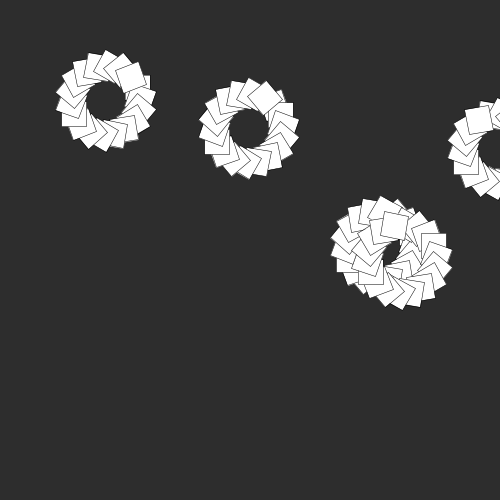
Frame 1 (no input)
Frame 60 (the mouse pressed at the canvas centre just before this capture): identical to frame 1, image omitted
Frame 120 (the mouse held since frame 60 and released just before this capture): identical to frame 1, image omitted

The Processing sketch that drew this single still picture (run headless with seeded random() and noise(); from frame 60 on, the mouse is pressed at the canvas centre):

// Processing sketch: processing_60469
// ── processing_60469.pde

void setup() {
  size(500, 500);
  smooth();
  
}

void draw() {
  background(45);
  
  scale(0.5);

 
 translate(250, 150); 
  rect(0, 0, 50, 50);
  
  rotate( radians(20) ); 
 translate(20, 10);
 rect(0, 0, 50, 50);

  rotate( radians(20) ); 
 translate(20, 10);
 rect(0, 0, 50, 50);
 
   rotate( radians(20) ); 
 translate(20, 10);
 rect(0, 0, 50, 50);

  rotate( radians(20) ); 
 translate(20, 10);
 rect(0, 0, 50, 50);
 
   rotate( radians(20) ); 
 translate(20, 10);
 rect(0, 0, 50, 50);

  rotate( radians(20) ); 
 translate(20, 10);
 rect(0, 0, 50, 50);
 
   rotate( radians(20) ); 
 translate(20, 10);
 rect(0, 0, 50, 50);

  rotate( radians(20) ); 
 translate(20, 10);
 rect(0, 0, 50, 50);
 
   rotate( radians(20) ); 
 translate(20, 10);
 rect(0, 0, 50, 50);

  rotate( radians(20) ); 
 translate(20, 10);
 rect(0, 0, 50, 50);
 
   rotate( radians(20) ); 
 translate(20, 10);
 rect(0, 0, 50, 50);

  rotate( radians(20) ); 
 translate(20, 10);
 rect(0, 0, 50, 50);
 
   rotate( radians(20) ); 
 translate(20, 10);
 rect(0, 0, 50, 50);

  rotate( radians(20) ); 
 translate(20, 10);
 rect(0, 0, 50, 50);
 
   rotate( radians(20) ); 
 translate(20, 10);
 rect(0, 0, 50, 50);

  rotate( radians(20) ); 
 translate(20, 10);
 rect(0, 0, 50, 50);
 
   rotate( radians(20) ); 
 translate(20, 10);
 rect(0, 0, 50, 50);







translate(250, 150); 
  rect(0, 0, 50, 50);
  
  rotate( radians(20) ); 
 translate(20, 10);
 rect(0, 0, 50, 50);

  rotate( radians(20) ); 
 translate(20, 10);
 rect(0, 0, 50, 50);
 
   rotate( radians(20) ); 
 translate(20, 10);
 rect(0, 0, 50, 50);

  rotate( radians(20) ); 
 translate(20, 10);
 rect(0, 0, 50, 50);
 
   rotate( radians(20) ); 
 translate(20, 10);
 rect(0, 0, 50, 50);

  rotate( radians(20) ); 
 translate(20, 10);
 rect(0, 0, 50, 50);
 
   rotate( radians(20) ); 
 translate(20, 10);
 rect(0, 0, 50, 50);

  rotate( radians(20) ); 
 translate(20, 10);
 rect(0, 0, 50, 50);
 
   rotate( radians(20) ); 
 translate(20, 10);
 rect(0, 0, 50, 50);

  rotate( radians(20) ); 
 translate(20, 10);
 rect(0, 0, 50, 50);
 
   rotate( radians(20) ); 
 translate(20, 10);
 rect(0, 0, 50, 50);

  rotate( radians(20) ); 
 translate(20, 10);
 rect(0, 0, 50, 50);
 
   rotate( radians(20) ); 
 translate(20, 10);
 rect(0, 0, 50, 50);

  rotate( radians(20) ); 
 translate(20, 10);
 rect(0, 0, 50, 50);
 
   rotate( radians(20) ); 
 translate(20, 10);
 rect(0, 0, 50, 50);

  rotate( radians(20) ); 
 translate(20, 10);
 rect(0, 0, 50, 50);
 
   rotate( radians(20) ); 
 translate(20, 10);
 rect(0, 0, 50, 50);




translate(50, 350); 
  rect(0, 0, 50, 50);
  
  rotate( radians(20) ); 
 translate(20, 10);
 rect(0, 0, 50, 50);

  rotate( radians(20) ); 
 translate(20, 10);
 rect(0, 0, 50, 50);
 
   rotate( radians(20) ); 
 translate(20, 10);
 rect(0, 0, 50, 50);

  rotate( radians(20) ); 
 translate(20, 10);
 rect(0, 0, 50, 50);
 
   rotate( radians(20) ); 
 translate(20, 10);
 rect(0, 0, 50, 50);

  rotate( radians(20) ); 
 translate(20, 10);
 rect(0, 0, 50, 50);
 
   rotate( radians(20) ); 
 translate(20, 10);
 rect(0, 0, 50, 50);

  rotate( radians(20) ); 
 translate(20, 10);
 rect(0, 0, 50, 50);
 
   rotate( radians(20) ); 
 translate(20, 10);
 rect(0, 0, 50, 50);

  rotate( radians(20) ); 
 translate(20, 10);
 rect(0, 0, 50, 50);
 
   rotate( radians(20) ); 
 translate(20, 10);
 rect(0, 0, 50, 50);

  rotate( radians(20) ); 
 translate(20, 10);
 rect(0, 0, 50, 50);
 
   rotate( radians(20) ); 
 translate(20, 10);
 rect(0, 0, 50, 50);

  rotate( radians(20) ); 
 translate(20, 10);
 rect(0, 0, 50, 50);
 
   rotate( radians(20) ); 
 translate(20, 10);
 rect(0, 0, 50, 50);

  rotate( radians(20) ); 
 translate(20, 10);
 rect(0, 0, 50, 50);
 
   rotate( radians(20) ); 
 translate(20, 10);
 rect(0, 0, 50, 50);



 
 translate(0.05, 50); 
  rect(0, 0, 50, 50);
  
  rotate( radians(20) ); 
 translate(20, 10);
 rect(0, 0, 50, 50);

  rotate( radians(20) ); 
 translate(20, 10);
 rect(0, 0, 50, 50);
 
   rotate( radians(20) ); 
 translate(20, 10);
 rect(0, 0, 50, 50);

  rotate( radians(20) ); 
 translate(20, 10);
 rect(0, 0, 50, 50);
 
   rotate( radians(20) ); 
 translate(20, 10);
 rect(0, 0, 50, 50);

  rotate( radians(20) ); 
 translate(20, 10);
 rect(0, 0, 50, 50);
 
   rotate( radians(20) ); 
 translate(20, 10);
 rect(0, 0, 50, 50);

  rotate( radians(20) ); 
 translate(20, 10);
 rect(0, 0, 50, 50);
 
   rotate( radians(20) ); 
 translate(20, 10);
 rect(0, 0, 50, 50);

  rotate( radians(20) ); 
 translate(20, 10);
 rect(0, 0, 50, 50);
 
   rotate( radians(20) ); 
 translate(20, 10);
 rect(0, 0, 50, 50);

  rotate( radians(20) ); 
 translate(20, 10);
 rect(0, 0, 50, 50);
 
   rotate( radians(20) ); 
 translate(20, 10);
 rect(0, 0, 50, 50);

  rotate( radians(20) ); 
 translate(20, 10);
 rect(0, 0, 50, 50);
 
   rotate( radians(20) ); 
 translate(20, 10);
 rect(0, 0, 50, 50);

  rotate( radians(20) ); 
 translate(20, 10);
 rect(0, 0, 50, 50);
 
   rotate( radians(20) ); 
 translate(20, 10);
 rect(0, 0, 50, 50);







translate(250, 150); 
  rect(0, 0, 50, 50);
  
  rotate( radians(20) ); 
 translate(20, 10);
 rect(0, 0, 50, 50);

  rotate( radians(20) ); 
 translate(20, 10);
 rect(0, 0, 50, 50);
 
   rotate( radians(20) ); 
 translate(20, 10);
 rect(0, 0, 50, 50);

  rotate( radians(20) ); 
 translate(20, 10);
 rect(0, 0, 50, 50);
 
   rotate( radians(20) ); 
 translate(20, 10);
 rect(0, 0, 50, 50);

  rotate( radians(20) ); 
 translate(20, 10);
 rect(0, 0, 50, 50);
 
   rotate( radians(20) ); 
 translate(20, 10);
 rect(0, 0, 50, 50);

  rotate( radians(20) ); 
 translate(20, 10);
 rect(0, 0, 50, 50);
 
   rotate( radians(20) ); 
 translate(20, 10);
 rect(0, 0, 50, 50);

  rotate( radians(20) ); 
 translate(20, 10);
 rect(0, 0, 50, 50);
 
   rotate( radians(20) ); 
 translate(20, 10);
 rect(0, 0, 50, 50);

  rotate( radians(20) ); 
 translate(20, 10);
 rect(0, 0, 50, 50);
 
   rotate( radians(20) ); 
 translate(20, 10);
 rect(0, 0, 50, 50);

  rotate( radians(20) ); 
 translate(20, 10);
 rect(0, 0, 50, 50);
 
   rotate( radians(20) ); 
 translate(20, 10);
 rect(0, 0, 50, 50);

  rotate( radians(20) ); 
 translate(20, 10);
 rect(0, 0, 50, 50);
 
   rotate( radians(20) ); 
 translate(20, 10);
 rect(0, 0, 50, 50);




translate(50, 350); 
  rect(0, 0, 50, 50);
  
  rotate( radians(20) ); 
 translate(20, 10);
 rect(0, 0, 50, 50);

  rotate( radians(20) ); 
 translate(20, 10);
 rect(0, 0, 50, 50);
 
   rotate( radians(20) ); 
 translate(20, 10);
 rect(0, 0, 50, 50);

  rotate( radians(20) ); 
 translate(20, 10);
 rect(0, 0, 50, 50);
 
   rotate( radians(20) ); 
 translate(20, 10);
 rect(0, 0, 50, 50);

  rotate( radians(20) ); 
 translate(20, 10);
 rect(0, 0, 50, 50);
 
   rotate( radians(20) ); 
 translate(20, 10);
 rect(0, 0, 50, 50);

  rotate( radians(20) ); 
 translate(20, 10);
 rect(0, 0, 50, 50);
 
   rotate( radians(20) ); 
 translate(20, 10);
 rect(0, 0, 50, 50);

  rotate( radians(20) ); 
 translate(20, 10);
 rect(0, 0, 50, 50);
 
   rotate( radians(20) ); 
 translate(20, 10);
 rect(0, 0, 50, 50);

  rotate( radians(20) ); 
 translate(20, 10);
 rect(0, 0, 50, 50);
 
   rotate( radians(20) ); 
 translate(20, 10);
 rect(0, 0, 50, 50);

  rotate( radians(20) ); 
 translate(20, 10);
 rect(0, 0, 50, 50);
 
   rotate( radians(20) ); 
 translate(20, 10);
 rect(0, 0, 50, 50);

  rotate( radians(20) ); 
 translate(20, 10);
 rect(0, 0, 50, 50);
 
   rotate( radians(20) ); 
 translate(20, 10);
 rect(0, 0, 50, 50);

 
 
 
}
